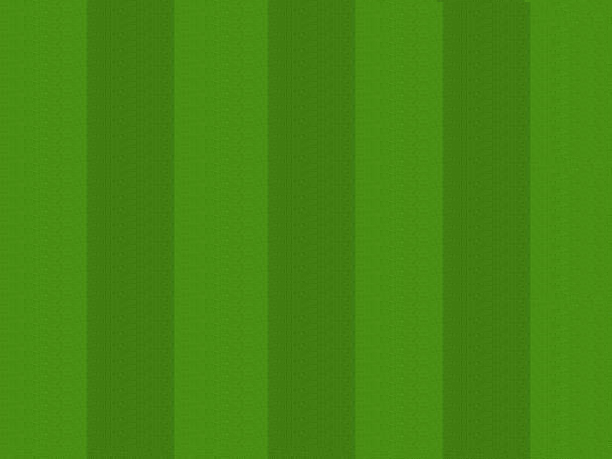
#> input picture Assignment-28/draw_football_pitch/input/football.jpg, 612 x 459 px, found by its file name
$ python main.py
#> lines starting #> are read from the running program, lines starting #| are printed output that depends on the picture
# import libraries
import cv2

# Read football empty pitch
football_pitch = cv2.imread("draw_football_pitch/input/football.jpg")
#> football_pitch is the input picture: shape (459, 612, 3); mean B, G, R 18, 134.9, 70

# Draw area of pitch and gates place
cv2.rectangle(football_pitch, [20, 20], [592, 439], [255, 255, 255], 2)
cv2.line(football_pitch, [306, 20], [306, 439], [255, 255, 255], 2)
cv2.rectangle(football_pitch, [20, 120], [120, 330], [255, 255, 255], 2)
cv2.rectangle(football_pitch, [20, 170], [70, 280], [255, 255, 255], 2)
cv2.rectangle(football_pitch, [492, 120], [592, 330], [255, 255, 255], 2)
cv2.rectangle(football_pitch, [542, 170], [592, 280], [255, 255, 255], 2)

# Draw center of football pitch
cv2.circle(football_pitch, [306, 220], 80, [255, 255, 255], 2)
cv2.circle(football_pitch, [306, 220], 4, [255, 255, 255], 5)
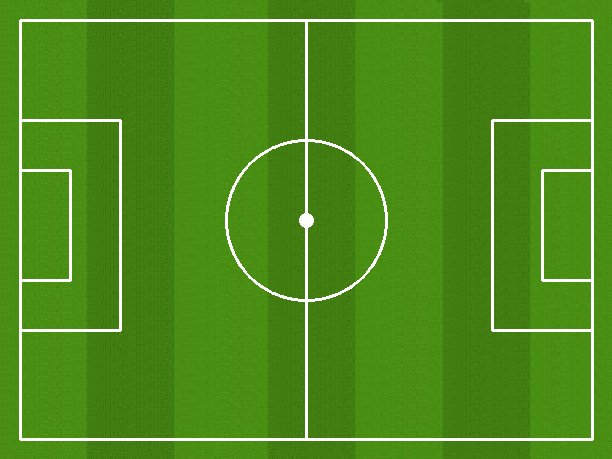
#> football_pitch: shape (459, 612, 3); mean B, G, R 28.5, 140.2, 78.2


# Show football pitch
cv2.imshow("", football_pitch)
if cv2.waitKey() & 0xFF == ord("q"):
#> (key q is pressed here)
    cv2.imwrite("draw_football_pitch/output/football_pitch.jpg", football_pitch)
